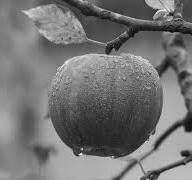
#> input picture week_2/images/image_gray.jpg, 192 x 180 px, found by its file name
$ jupyter execute --allow-errors ex_week_1.ipynb
#> lines starting #> are read from the running program, lines starting #| are printed output that depends on the picture
# Week 1 - Images as signals

In general for the exercises:

- *Italics indicate text to explain the motivation or process behind a task*

- **Bold text indicates a task**

- Finally, \* (one star) and ** (two stars) indicates a difficult or a particuarly difficult task, respectively. These are especially optional!

## 1. Image representation

As mentioned, images come in many different flavors ranging from pictures of artwork to LIDAR topography maps. In general, an image can be represented as a $C \times N \times M$ matrix of pixel intensities:

$$
\mathbf{A} = \begin{pmatrix}
a_{11} & a_{12} & \cdots & a_{1M} \\
a_{21} & a_{22} & \cdots & a_{2M} \\
\vdots & \vdots & \ddots & \vdots \\
a_{N1} & a_{N2} & \cdots & a_{NM}
\end{pmatrix}
$$

Here, the $P$ dimension is left out (since it is a hassle to write mathematically in Markdown), but imagine $P$ of these matrices "stacked" on top of one another:

Each of these matrices represents a "channel" in the image. Typically, in color images, there are 3 channels with each channel representing Red, Blue, and Green values respectively. Black and white images obviously only have one channel. Images with transparency have an extra "alpha channel" which holds binary values indicating whether or not that particular pixel is transparent.

Later, particuarly with CNN's, we will see that individual image channels can hold different information about an image.

[cell 1]
import numpy as np
import matplotlib.pyplot as plt
import os
import PIL.Image as Image
from math import ceil

## Loading images and such

For this course, we will use Pillow for loading and handling of images. Some courses on DTU (for example computer vision) use CV2, but due to the (purely empirical) prevalence of Pillow used in Machine Learning applications, we will use it whenever necessary.

Whenever it is *not* necessary to load images as... images, we will treat them purely as either numpy arrays or torch tensors

[cell 2]
apple_image_path = os.path.join('images', 'image_gray.jpg')
image_gray = np.array(Image.open(apple_image_path).convert('L'))
plt.imshow(image_gray, cmap='gray')
plt.axis('off')
plt.show()
print("Image shape (height, width):", image_gray.shape)
#| Image shape (height, width): (180, 192)

### Exercise 1.1

*As mentioned in the slides, we can also consider binary images where pixels are either "off" or "on". We determine whether a pixel is off or on based on the whether its original pixel value is smaller or larger than a given threshold*

**1. Complete the function below to create a binarized image of the above image given a specific threshold**

**2. Complete the second function below to grayscale a given RGB image**

**3. Is is possible to binarize RGB images? How could this work? Discuss**

*Test your implementations by using the code two cells below*

[cell 3]
# [32 lines left out: functions binarize_with_thresholding, rgb_to_grayscale, not called in this run]

[cell 4]
# Now plotting a few images using the function

original_image_path = os.path.join('images', 'img_1.jpg')

# Load as normal using PIL, this will get the RGB image
#> (the rest of this cell did not finish here and is left out)

### Exercise 1.2

*As mentioned in the lecture, a $28 \times 28$ binary image has $2^{784}$ different possible images*

**1. How many possible images do we have if we choose a non-binary $28 \times 28$ image, using 8-bit values to represent pixel intensities?**

**2. How many if we choose to use a continuous scale, simply the real numbers for representing pixel intensities instead?**

### Exercise 1.3
When faced with images that are too bright or too dark or have too high or low contrast, we can use histogram equalisation in order to scale the image. In this exercise you will implement a function that does exactly that. We will first artificially create images with pixels within a narrow range and some with increased contrast using the following functions:

[cell 5]
def squash_image(image, target_range=(0, 255)):
    """
      Normalize the pixel values of an image to a specific range.


    Args:
        image (np.ndarray): np array representing the image
        target_range (tuple, optional): Tuple representing the target range (min, max). Defaults to (0, 255).

    Returns:
        normalized_image np.ndarray: np array with pixel values normalized to the target range
    """
#> called with target_range = (0, 50)

    # Get the min and max values of the original image
    min_val = np.min(image)
#> min_val = 2
    max_val = np.max(image)
#> max_val = 243

    # Calculate the scale and shift to squash the values
    scale = (target_range[1] - target_range[0]) / (max_val - min_val)
#> scale = 0.207
    shift = target_range[0] - min_val * scale
#> shift = -0.415

    # Apply the scaling and shifting
    normalized_image = image * scale + shift

    # Clip values to ensure they are within the target range
    normalized_image = np.clip(normalized_image, target_range[0], target_range[1])

    # Convert to the appropriate data type (e.g., uint8 for images with range [0, 255])
    normalized_image = normalized_image.astype(np.uint8)
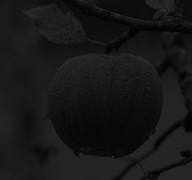
#> normalized_image: shape (180, 192); min 0, max 50, mean 23.2
#> call 2 of squash_image, with target_range = (200, 255)
#> in squash_image (call 2), `scale = (target_range[1] - target_range[0]) / (max_val - min_val)`: scale = 0.228
#> in squash_image (call 2), `shift = target_range[0] - min_val * scale`: shift = 199.5
#> in squash_image (call 2), `normalized_image = image * scale + shift`:
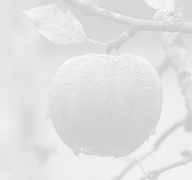
#> normalized_image: shape (180, 192) float64; min 200, max 255, mean 226.1

    return normalized_image


def set_contrast(image, contrast_factor):
    """
        Adjust the contrast of an image.


    Args:
        image (np.ndarray): np array representing the image
        contrast_factor (float): Float value where 1.0 means no change, less than 1.0 decreases contrast
          and greater than 1.0 increases contrast


    Returns:
        contrast_image: np array with adjusted contrast
    """
#> called with contrast_factor = 0.5

    # Calculate the mean pixel value
    mean = np.mean(image)
#> mean = 116.2

    # Adjust contrast
    contrast_image = (image - mean) * contrast_factor + mean
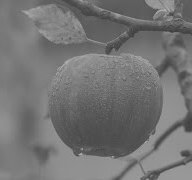
#> contrast_image: shape (180, 192) float64; min 59.12, max 179.6, mean 116.2

    # Clip values to ensure they are within the valid range
    contrast_image = np.clip(contrast_image, 0, 255)

    # Convert to the appropriate data type (e.g., uint8 for images with range [0, 255])
    contrast_image = contrast_image.astype(np.uint8)

    return contrast_image

[cell 6]
# Now apply the functions:
image_gray = np.array(Image.open(apple_image_path).convert('L'))
dark_image = squash_image(image_gray, target_range=(0, 50))
bright_image = squash_image(image_gray, target_range=(200, 255))
low_contrast_image = set_contrast(image_gray, contrast_factor=0.5)
high_constrast_image = set_contrast(image_gray, contrast_factor=1.5)
#> call 2 of set_contrast, with contrast_factor = 1.5
#> in set_contrast (call 2), `contrast_image = np.clip(contrast_image, 0, 255)`:
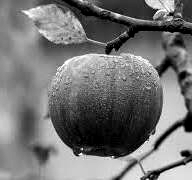
#> contrast_image: shape (180, 192) float64; min 0, max 255, mean 116.5

**1. Using the following mathematical description of histogram equalisation, implement a function that does histogram equalisation on a grayscale image. Use numpy for the histogram and cdf calculations.**

Let $ I(x, y) $ represent the intensity of the pixel at position $ (x, y) $ in the original image.
The intensity values range from $ 0 $ to $ L-1 $, where $ L $ is the number of possible intensity levels (e.g., $ L = 256 $ for an 8-bit grayscale image).
The probability density function (PDF) of the intensity values is denoted as $ p_I(i) $, where $ i $ is an intensity value and $ p_I(i) $ is the probability that a randomly selected pixel has intensity $ i $.
The cumulative distribution function (CDF) of the intensity values is denoted as $ c_I(i) $.

 **Steps for Histogram Equalization**

1. **Calculate the PDF:**
   $$
   p_I(i) = \frac{\text{number of pixels with intensity } i}{\text{total number of pixels}}
   $$

2. **Calculate the CDF:**
   $$
   c_I(i) = \sum_{j=0}^{i} p_I(j)
   $$
   The CDF $ c_I(i) $ represents the cumulative sum of the PDF up to intensity $ i $.

3. **Transformation Function:**
   The new intensity value $ I_{\text{eq}}(x, y) $ for each pixel is obtained using the transformation function:
   $$
   I_{\text{eq}}(x, y) = (L-1) \cdot c_I(I(x, y))
   $$
   This equation maps the original intensity values to new values based on the CDF, effectively spreading the intensity values over the entire range.

**2. If an image has $X$ unique pixel values before histogram equalisation, how many will it have after?**

[cell 7]
def histogram_equalisation(image):
    """
    Perform histogram equalization on a grayscale image.

    Parameters:
    image (numpy.ndarray): Input grayscale image.

    Returns:
    numpy.ndarray: Histogram-equalized image.
    """

    # Step 1: Calculate the histogram of the image
    hist, bins = ...

    # Step 2: Calculate the cumulative distribution function (CDF)
    cdf = ...

    # Normalize the CDF to lie between 0 and 255
    cdf_normalized = ...

    # Step 3: Use the CDF to map the original intensities to the equalized values
    image_equalized = ...

    return image_equalized

[cell 8]
# Now we use the following plotting function to display the results for each of our 4 images:
def display_image_hist_and_cdf(image_gray, name=''):

    # Create a figure with three subplots
    fig, ax = plt.subplots(1, 3, figsize=(18, 6))

    # Display the equalized image
    ax[0].imshow(image_gray, cmap='gray', vmin=0, vmax=255)
    ax[0].set_title(f'Histogram Equalized Image {name}')
    ax[0].axis('off')  # Hide axes

    # Plot the histogram
    hist, bins = np.histogram(image_gray.flatten(), 256, [0, 256])
    ax[1].bar(range(256), hist, color='gray', width=1)
    ax[1].set_title('Histogram')
    ax[1].set_xlim([0, 255])
    ax[1].set_xlabel('Pixel Intensity')
    ax[1].set_ylabel('Frequency')

    # Plot the CDF
    cdf = hist.cumsum()
    cdf_normalized = cdf / cdf.max()
    ax[2].plot(cdf_normalized, color='blue')
    ax[2].set_title('Cumulative Distribution Function (CDF)')
    ax[2].set_xlim([0, 255])
    # ax[2].set_ylim([0, 1])
    ax[2].set_xlabel('Pixel Intensity')
    ax[2].set_ylabel('Cumulative Probability')

    plt.tight_layout()
    plt.show()

#> (a cell that did not finish here is left out)

## 2. Color Channels

*Typically placed as either the -1st (last) or the 0th (first) dimension of an image, the channels in an RGB image obviously hold Red-Blue-Green values. For all intents and purposes, these can just be seen as dimensions of a matrix, and subject to regular matrix operations*

### Exercise 2.1

*One should be cognisant of ones images being interpreted in the correct way by whatever package being used. PIL uses RGB by default, while CV2 uses BGR, for example.*

**1. Swap the channels of the above image to make it BGR instead of RGB (should swap blue for red and vice versa)**

*Test your implementation by showing the image two cells below*

[cell 10]
# Load image and convert to numpy array, as normal
image_path = os.path.join('images', 'img_1.jpg')
rgb_image_path = os.path.join('images', 'img_1.jpg')
#> (the rest of this cell did not finish here and is left out)

[cell 11]
fig, axs = plt.subplots(nrows=1, ncols=2)

#> (the rest of this cell did not finish here and is left out)

### Exercise 2.2

*Looking at the relative frequency of different colors in an image can be useful way to collect summary statistics on the image in general*

**1. Examine the color histograms of the different images in the week1/images folder, or ones you find yourself, do they make sense? What do they tell you about the image itself?**

**2. Try modifying some of the colors by fixed amounts, either by multiplying with, or adding scalar values, how do the histograms change... What should you be congnisant of in these cases?**

**3. Normalize each histogram by total number of values of that color to get a "CDF" of pixel values**

**4. What is the potential value of normalizing by number of pixels vs not normalizing?**

[cell 12]
# [28 lines left out: function show_color_distribution, not called in this run]

#> (the rest of this cell did not finish here and is left out)

## 3. Distance Metrics and simliarity measures

*Distance metrics (often "Incorrectly" called 'norms') can be considered as a ways of measuring simliarity between two datums. You should already have learned about (and used) the concept in 02450, but given their importance, they are recapped here (somewhat informally).*

*A distance metric is a pair of a **set $\mathcal{M}$** and a **function $d$** such that: $d: \mathcal{M} \times \mathcal{M} \rightarrow \mathbb{R}$*

*I.E a function that takes two elements from a set and spits out a real number that compares them*

*Apart from this, it must also satisfy the following conditions (also mentioned in slide w1 slide 39)*

- *Non-negativity*: $d(x,y) \geq 0 \quad \forall x \forall y$
  - *A distance can never be negative*
- *Indiscernibility of identities*: $d(x, y) = 0 \iff x  = y$
  -  *A distance is zero only if we compare an element with a copy of itself*
-  *Symmetry*: $d(x,y) = d(y,x) \quad \forall x \forall y$
   -  *A distance from a to b is the same as from b to a*
-  *Triangle inequality:* $d(x,z) \leq d(x, y) + d(y,z) \quad \forall x \forall y \forall z$
   -  *The distance from a to c is always the same as or shorter than from a to b to c*

*In this course, we work with the following norms:*

- *Minkowski (p-norm)*:
  - $d_p(x,y) = \left(\sum^n_{i=1} |x_i - y_i|^p \right)^{\frac{1}{p}} \quad \forall p | p \geq 1$

*And thats it... Manhattan (absolute)  and Euclidian are also included in this. Do note, that the Minkowski is only a true distance metric (and norm) for $p \geq 1$*

*As for similarity measures (for which the above requirements do not apply), we also use:*

- *Cosine similarity (a sort of angle between vectors)*
  - $d_{cos}(x,y) = \frac{\mathbf{x} \cdot \mathbf{y} } {||\mathbf{x}|| \space ||\mathbf{y}||}$
  - $ = \frac{\sum^n_{i=1} x_i y_i}{\sqrt{\sum^n_{i=1}x_i^2} \sqrt{\sum^n_{i=1} y^2_i}}$
    - $1$: Vectors point to same direction
    - $0$: Vectors are orthogonal (90 degree angle to one another)
    - $-1$: Vectors point in opposite directions
- *Squared (euclidian) distance (not a distance metric)*
  - $d_{SE}(x,y) = \left(\sum^n_{i=1} (x_i - y_i)^2 \right)$
  - Often used for loss calculation (you may have seen that already)

- Write code for euclidian, manhattan and cosine distance measures
- Show that the cosine similarity and the p-norm are norms (have certain properties of norms)
- Perhaps something with using the different norms on the images that have been slightly perturbed

### Exercise 3.1

*As mentioned, the squared distance somewhat unintuitively is not a true distance metric, same goes for the cosine distance*

**1. First, argue why the squared distance is *not* a distance metric (Hint: It does not satisfy the triangle inequality)**

**2. Next, argue for why the cosine distance is not a true distance metric**

<!-- **2. Now, argue mathematically for why the Euclidian distance is indeed a distance metric (I.E fulfills the above requirements for a distance metric)** -->

**3. As mentioned above, the Minkowski distance is only a true distance measure for $p \geq 1$, why is this?**

### Exercise 3.2

**1. Implement the Euclidian, manhattan, cosine, and minkowski distances below respectively, you may be tempted to use built-in numpy functions, do not**

**2. Verify your implementations with the plot_distance_heatmap function two cells below**

[cell 13]
def euclidean_distance(vec1, vec2, *args):
    dist_l2 = ...
    return dist_l2

def manhattan_distance(vec1, vec2, *args):
    dist_l1 = ...
    return dist_l1

# [6 lines left out: function cosine_distance, not called in this run]

def minkowski_distance(vec1, vec2, p):

    dist_minkowski = ...

    return dist_minkowski

[cell 14]
def plot_distance_heatmap(distance_metrics, x_range=(-20, 20), y_range=(-20, 20), resolution=200, names='', **kwargs):
    """
    Plots a heatmap of the given distance metric for 2D vectors over a specified range.

    Parameters:
    - distance_metric: A function that takes two 2D vectors and returns a scalar distance.
    - x_range: A tuple specifying the range of x values (min, max).
    - y_range: A tuple specifying the range of y values (min, max).
    - resolution: The number of points along each axis.
    """
#> called with x_range = (-20, 20), y_range = (-20, 20), resolution = 200, names = ('Euclidean', 'Manhattan', 'Cosine')
    # Generate a grid of points
    x = np.linspace(x_range[0], x_range[1], resolution)
    y = np.linspace(y_range[0], y_range[1], resolution)
    X, Y = np.meshgrid(x, y)
    ps = kwargs.get('ps', [None for el in distance_metrics])

    fig, axs = plt.subplots(nrows=ceil(len(distance_metrics) / 2), ncols=2, figsize=(8, 6))

    for idx, (name, metric, ax) in enumerate(zip(names, distance_metrics, axs.flatten())):
        # Compute the distance metric for each point in the grid
        Z = np.zeros_like(X)
        for i in range(resolution):
            for j in range(resolution):
                vector = np.array([X[i, j], Y[i, j]])
                Z[i, j] = metric(vector, np.array([1e-5, 1e-5]), ps[idx])
        # Plot the heatmap
        ax.set_xlabel('X')
        ax.set_ylabel('Y')
        ax.grid("both")
        ax.set_title(f'{name}')
        cont = ax.contourf(X, Y, Z, cmap='viridis')
        fig.colorbar(cont, label='Distance', ax=ax)
    plt.tight_layout()
    plt.show()

$ run again, with week_2/images/kb.jpg copied over week_2/images/image_gray.jpg
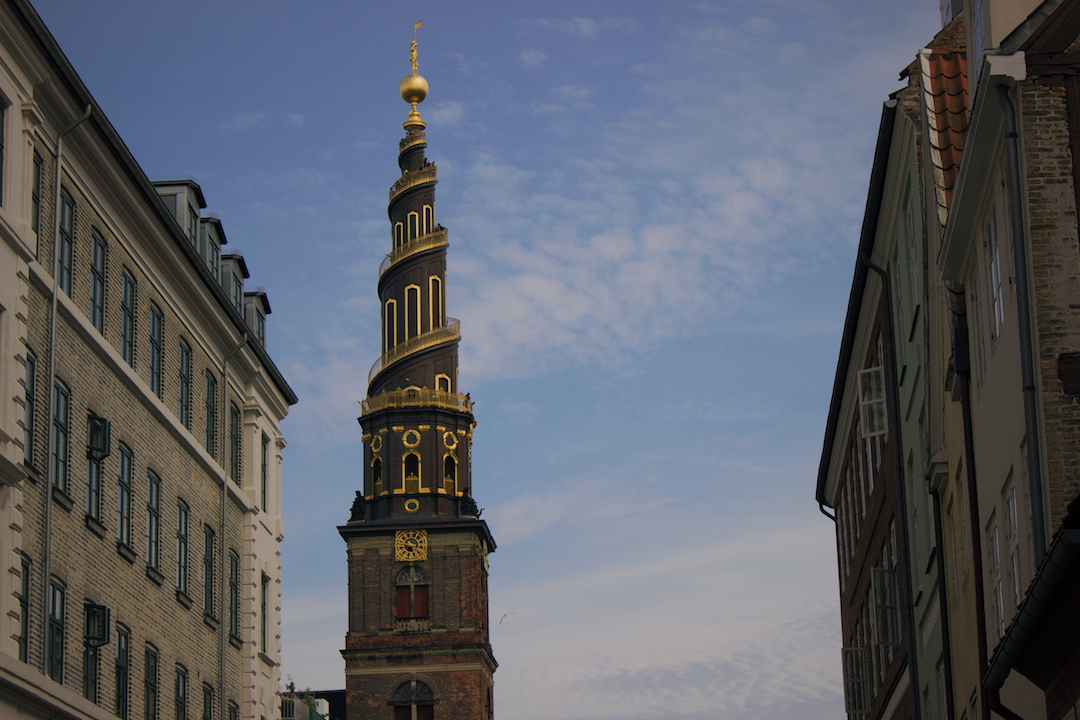
#> input picture week_2/images/kb.jpg, 1080 x 720 px, found by its file name
#| Image shape (height, width): (720, 1080)
#> min_val = 0
#> max_val = 216
#> scale = 0.231
#> shift = 0
#> mean = 96.3
#> in set_contrast (call 2), `contrast_image = np.clip(contrast_image, 0, 255)`:
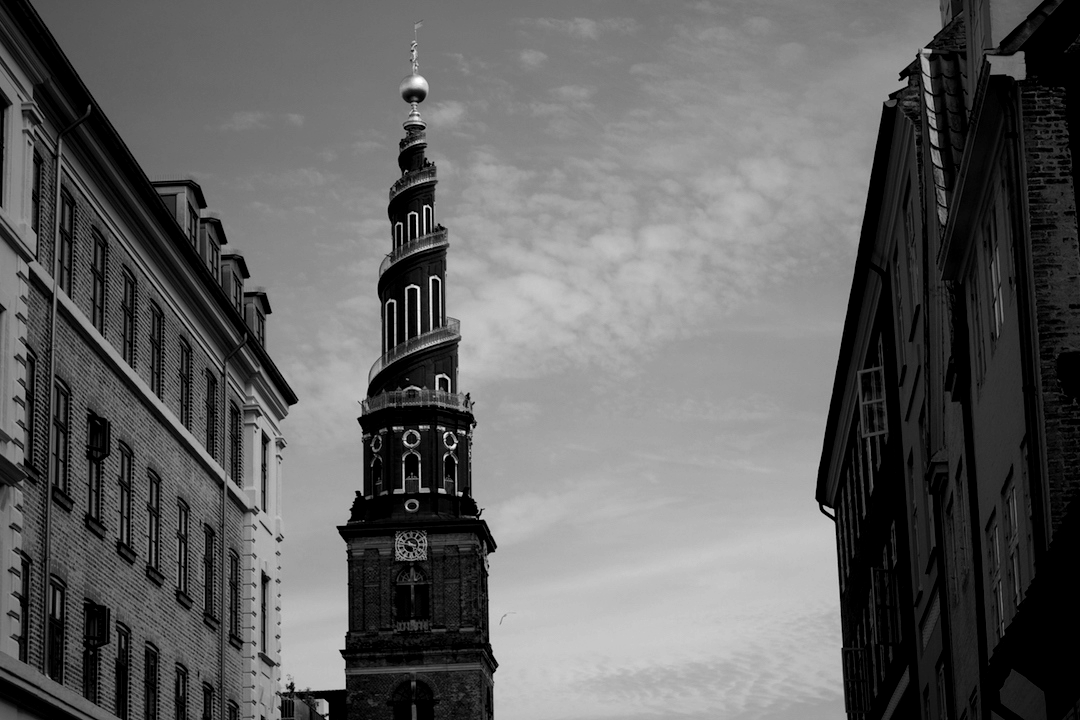
#> contrast_image: shape (720, 1080) float64; min 0, max 255, mean 98.6
